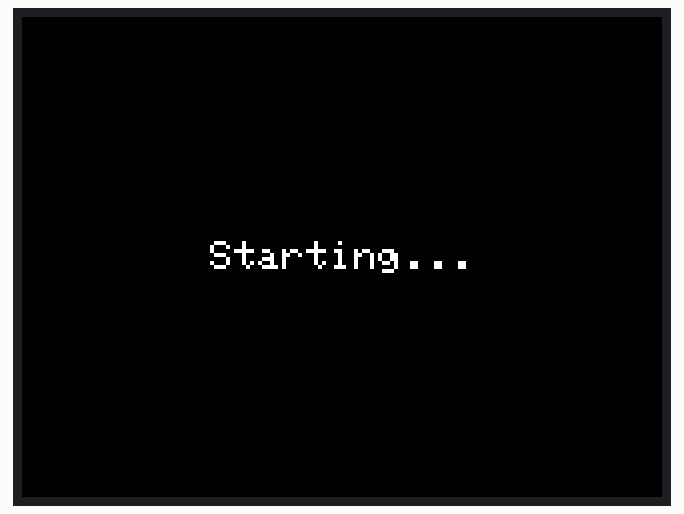
A sketch run on a simulated ESP32-C3. Parts: 320×240 colour display. WiFi joins after 1.5 s; servers stay silent unless stated; what the sketch prints to the serial monitor is not drawn.

Above: at 0.3 s.
At 2.4 s:
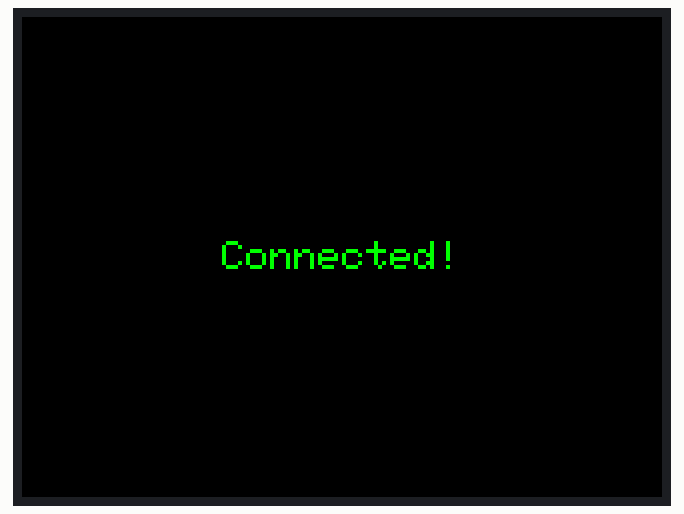
At 4.1 s:
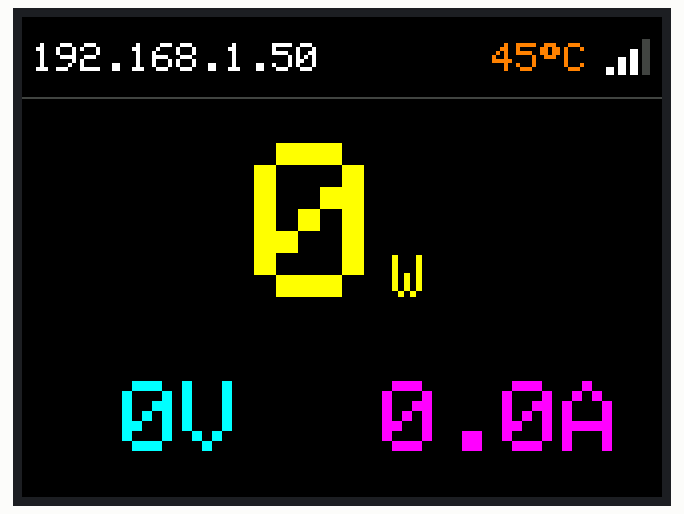

Measured:
- what the display in image 1 shows lasts 1.6 s, from 2.4 s to 4.0 s

The sketch:

fox_energy1_st7789_display_v1.ino
```cpp
// (licence header left out)
#include <WiFi.h>
#include <HTTPClient.h>
#include <ArduinoJson.h> // For parsing JSON data

#include <Adafruit_GFX.h>    // Core graphics library
#include <Adafruit_ST7789.h> // Hardware-specific library for ST7789
#include <SPI.h>
#include <math.h>         // Include for trig functions (sin, cos, radians) needed by some GFX functions

// Include for temperature sensor if necessary (usually included by default core)
// #include "driver/temp_sensor.h" // Maybe needed for older cores, but temperatureRead() is standard now

// =========================================================================
// ===                         USER CONFIGURATION                        ===
// =========================================================================

// --- WiFi Settings ---
const char* ssid     = "ssid"; // *** WIFI SSID ***
const char* password = "password"; // *** WIFI PASSWORD ***

// --- Data Source ---
const char* dataUrl  = "http://192.168.0.101/0000/get_current_parameters"; // *** FOX REST API URL ***

// --- Display Pins ---
#define TFT_CS        7  // Chip Select
#define TFT_RST       3  // Reset
#define TFT_DC        2  // Data/Command

// --- Timing ---
#define LOOP_DELAY_MS 5000 // Simple delay between fetch cycles

// --- UI Appearance (Compile-Time Constants) ---
#define STATUS_BAR_HEIGHT     40
#define STATUS_BAR_V_PADDING  10  // Extra vertical padding below status bar
#define STATUS_BAR_FONT_SIZE  2
#define POWER_VALUE_FONT_SIZE 11  // Adjust if '99999W' overflows width
#define POWER_UNIT_FONT_SIZE  3
#define VA_FONT_SIZE          5

// --- Icon Dimensions & Paddings (Compile-Time) ---
#define WIFI_ICON_WIDTH       24
#define WIFI_ICON_HEIGHT      18
#define WIFI_RIGHT_PADDING    5   // Padding from right edge to WiFi icon
#define TEMP_WIFI_GAP         8   // Gap between Temp text and WiFi icon
#define TEMP_MAX_WIDTH        45  // Max estimated width for clearing Temp text background

// --- Colors ---
#define ST77XX_DARKGREY       0x4228 // Define custom dark grey if needed
#define BG_COLOR              ST77XX_BLACK
#define STATUS_BAR_BG_COLOR   ST77XX_BLACK
#define STATUS_BAR_TEXT_COLOR ST77XX_WHITE
#define STATUS_BAR_LINE_COLOR ST77XX_DARKGREY
#define POWER_VALUE_COLOR     ST77XX_YELLOW
#define POWER_UNIT_COLOR      ST77XX_YELLOW
#define VOLTAGE_COLOR         ST77XX_CYAN
#define CURRENT_COLOR         ST77XX_MAGENTA
#define WIFI_ICON_COLOR       ST77XX_WHITE
#define TEMP_COLOR            ST77XX_ORANGE

// =========================================================================
// ===                      GLOBAL VARIABLES & OBJECTS                   ===
// =========================================================================

Adafruit_ST7789 tft = Adafruit_ST7789(TFT_CS, TFT_DC, TFT_RST);
HTTPClient http;

// --- Fetched Data Storage ---
float voltage = 0.0;
float current = 0.0;
float power_active = 0.0;
float internal_temp = 0.0;

// --- Previous State Storage (for Flicker Reduction & Change Detection) ---
float prev_voltage = -1.0;
float prev_current = -1.0;
float prev_power_active = -1.0;
float prev_internal_temp = -100.0;
int prev_rssi_level = -1;
String prev_wifi_ip_addr = "";
bool first_loop = true; // Flag for first loop execution after setup/reconnect

// --- Current State ---
String wifi_ip_addr = "---.---.---.---";
long current_rssi = -100;

// --- Runtime UI Positions (calculated in setup) ---
int screen_width = 0;
int wifi_icon_x = 0;
int wifi_icon_y = 0;
int temp_text_right_x = 0; // X coordinate for the RIGHT edge of the temperature text

// =========================================================================
// ===                        HELPER FUNCTIONS                           ===
// =========================================================================

// --- Calculate Text Bounds and Center Position ---
void getTextCenterPos(const String& text, int font_size, int area_x, int area_y, int area_w, int area_h, int16_t &cursor_x, int16_t &cursor_y) {
    int16_t x1, y1; uint16_t w, h;
    tft.setTextSize(font_size);
    tft.getTextBounds(text, 0, 0, &x1, &y1, &w, &h); // Get bounds relative to (0,0)
    cursor_x = area_x + (area_w - w) / 2;            // Center horizontally
    cursor_y = area_y + (area_h - h) / 2;            // Center vertically
}

// --- Draw WiFi Icon (Rectangle Bars Version) ---
// Uses global wifi_icon_x, wifi_icon_y
void drawWiFiIcon(int level) {
    const int bar_max_h = WIFI_ICON_HEIGHT; const int bar_w = 4; const int bar_gap = 2;
    int total_icon_w = 4 * bar_w + 3 * bar_gap;
    int start_x = wifi_icon_x + (WIFI_ICON_WIDTH - total_icon_w) / 2; // Center bars within icon area

    tft.fillRect(wifi_icon_x, wifi_icon_y, WIFI_ICON_WIDTH, WIFI_ICON_HEIGHT, STATUS_BAR_BG_COLOR); // Clear area

    int bar_h; int current_x = start_x;
    uint16_t color;

    color = (level >= 1) ? WIFI_ICON_COLOR : STATUS_BAR_LINE_COLOR; // Dim or colored based on level
    bar_h = bar_max_h / 4; tft.fillRect(current_x, wifi_icon_y + bar_max_h - bar_h, bar_w, bar_h, color); current_x += (bar_w + bar_gap);
    color = (level >= 2) ? WIFI_ICON_COLOR : STATUS_BAR_LINE_COLOR;
    bar_h = bar_max_h / 2; tft.fillRect(current_x, wifi_icon_y + bar_max_h - bar_h, bar_w, bar_h, color); current_x += (bar_w + bar_gap);
    color = (level >= 3) ? WIFI_ICON_COLOR : STATUS_BAR_LINE_COLOR;
    bar_h = bar_max_h * 3 / 4; tft.fillRect(current_x, wifi_icon_y + bar_max_h - bar_h, bar_w, bar_h, color); current_x += (bar_w + bar_gap);
    color = (level >= 4) ? WIFI_ICON_COLOR : STATUS_BAR_LINE_COLOR;
    bar_h = bar_max_h; tft.fillRect(current_x, wifi_icon_y + bar_max_h - bar_h, bar_w, bar_h, color);
}

// --- Map RSSI to Level (0-4) ---
int getRSSILevel(long rssi) {
    if (rssi >= -55) return 4; if (rssi >= -65) return 3; if (rssi >= -75) return 2;
    if (rssi >= -85) return 1; return 0;
}

// --- Update the Status Bar (Selectively - Refresh Indicator Removed) ---
// Uses global positions: temp_text_right_x, wifi_icon_x
void updateStatusBar(bool force_redraw_all) {
    int current_level = getRSSILevel(current_rssi);
    long rounded_temp = round(internal_temp);
    String temp_str = String(rounded_temp) + (char)247 + "C"; // Degree symbol + C

    bool ip_changed = (wifi_ip_addr != prev_wifi_ip_addr);
    bool rssi_level_changed = (current_level != prev_rssi_level);
    bool temp_changed = (rounded_temp != round(prev_internal_temp));

    // --- Update WiFi Icon ---
    if (rssi_level_changed || force_redraw_all) {
        drawWiFiIcon(current_level);
        prev_rssi_level = current_level;
    }

    // --- Update Temperature ---
    if (temp_changed || force_redraw_all) {
        // Clear area for temperature text (left of its right edge)
        tft.fillRect(temp_text_right_x - TEMP_MAX_WIDTH, 0, TEMP_MAX_WIDTH + 2, STATUS_BAR_HEIGHT, STATUS_BAR_BG_COLOR);

        tft.setTextSize(STATUS_BAR_FONT_SIZE);
        tft.setTextColor(TEMP_COLOR);
        int16_t x1, y1; uint16_t w, h;
        tft.getTextBounds(temp_str, 0, 0, &x1, &y1, &w, &h); // Get width
        int text_y = (STATUS_BAR_HEIGHT - h) / 2 + 1;        // Vertical center
        int text_x = temp_text_right_x - w;                  // Calculate X for right alignment
        tft.setCursor(text_x, text_y);
        tft.print(temp_str);
        prev_internal_temp = internal_temp; // Store unrounded temp
    }

    // --- Update IP Address ---
    if (ip_changed || force_redraw_all) {
         // Clear area left of temperature text
         int ip_clear_width = temp_text_right_x - TEMP_MAX_WIDTH - 5;
         if (ip_clear_width < 10) ip_clear_width = 10;
         tft.fillRect(0, 0, ip_clear_width, STATUS_BAR_HEIGHT, STATUS_BAR_BG_COLOR);

         // Draw IP Address (Left Aligned)
         tft.setTextSize(STATUS_BAR_FONT_SIZE);
         tft.setTextColor(STATUS_BAR_TEXT_COLOR);
         int16_t x1, y1; uint16_t w, h;
         tft.getTextBounds(wifi_ip_addr, 0, 0, &x1, &y1, &w, &h);
         int text_y = (STATUS_BAR_HEIGHT - h) / 2 + 1;
         tft.setCursor(5, text_y); // Left padding
         tft.print(wifi_ip_addr);
         prev_wifi_ip_addr = wifi_ip_addr;
    }
}

// --- Draw Power Value (Large Number + Smaller Unit) ---
void drawPowerValue(long value, uint16_t value_color, uint16_t unit_color,
                    int area_x, int area_y, int area_w, int area_h,
                    long prev_value, bool force_redraw) {
    if (value == prev_value && !force_redraw) { return; } // Skip if no change
    tft.fillRect(area_x, area_y, area_w, area_h, BG_COLOR); // Clear area
    String value_str = String(value); String unit_str = "W"; int unit_gap = 3;
    int16_t x1, y1; uint16_t value_w, value_h, unit_w, unit_h;
    tft.setTextSize(POWER_VALUE_FONT_SIZE); tft.getTextBounds(value_str, 0, 0, &x1, &y1, &value_w, &value_h);
    tft.setTextSize(POWER_UNIT_FONT_SIZE); tft.getTextBounds(unit_str, 0, 0, &x1, &y1, &unit_w, &unit_h);
    uint16_t total_w = value_w + unit_gap + unit_w;
    int16_t start_x = area_x + (area_w - total_w) / 2; // Center combined block
    int16_t start_y = area_y + (area_h - value_h) / 2; // Center vertically based on larger font
    // Draw value
    tft.setTextSize(POWER_VALUE_FONT_SIZE); tft.setTextColor(value_color); tft.setCursor(start_x, start_y); tft.print(value_str);
    // Draw unit, adjusting baseline
    int16_t unit_y = start_y + (value_h - unit_h) - (value_h / 10);
    tft.setTextSize(POWER_UNIT_FONT_SIZE); tft.setTextColor(unit_color); tft.setCursor(start_x + value_w + unit_gap, unit_y); tft.print(unit_str);
}

// --- Draw Voltage and Current Line (Separately Centered) ---
void drawVoltageCurrentRevised(float v, float c, int font_size, uint16_t v_color, uint16_t c_color,
                               int area_x, int area_y, int area_w, int area_h,
                               float prev_v, float prev_c, bool force_redraw)
{
    // --- Format strings (Voltage: Rounded, Current: 1 decimal, NO unit) ---
    String v_str = String(round(v), 0) + "V";
    String c_str = String(c, 1) + "A"; // Format to 1 decimal place

    // --- Check for changes ---
    bool v_changed = (round(v) != round(prev_v));
    bool c_changed = (abs(c - prev_c) > 0.05); // Compare float current with tolerance

    if (!v_changed && !c_changed && !force_redraw) { return; } // Skip if nothing changed

    // --- Define separate areas (Left for V, Right for C) ---
    int value_area_w = area_w / 2; // Split the total area width
    int v_area_x = area_x;
    int c_area_x = area_x + value_area_w;

    // --- Draw Voltage (Centered in Left Half) ---
    if (v_changed || force_redraw) {
        tft.fillRect(v_area_x, area_y, value_area_w, area_h, BG_COLOR); // Clear V area
        int16_t cursor_x, cursor_y;
        getTextCenterPos(v_str, font_size, v_area_x, area_y, value_area_w, area_h, cursor_x, cursor_y);
        tft.setTextSize(font_size); tft.setTextColor(v_color); tft.setCursor(cursor_x, cursor_y); tft.print(v_str);
    }

    // --- Draw Current (Centered in Right Half) ---
    if (c_changed || force_redraw) {
        tft.fillRect(c_area_x, area_y, value_area_w, area_h, BG_COLOR); // Clear C area
        int16_t cursor_x, cursor_y;
        getTextCenterPos(c_str, font_size, c_area_x, area_y, value_area_w, area_h, cursor_x, cursor_y);
        tft.setTextSize(font_size); tft.setTextColor(c_color); tft.setCursor(cursor_x, cursor_y); tft.print(c_str);
    }
}


// --- Update Main Display Area (Power, V/A line - Increased Padding) ---
void updateMainDisplayArea(float v, float c, float p, bool force_redraw) {
    // Use global screen_width calculated in setup
    int main_area_y = STATUS_BAR_HEIGHT + 1 + STATUS_BAR_V_PADDING; // Start below status bar + padding
    int main_area_h = tft.height() - main_area_y;

    // Adjust vertical division if needed, keeping V/A reasonable height
    int power_area_y = main_area_y;
    int power_area_h = main_area_h * 3 / 5; // ~60% for Power (adjust if needed)
    int va_area_y = power_area_y + power_area_h;
    int va_area_h = main_area_h - power_area_h; // V/A gets the rest

    // Draw Power
    drawPowerValue(round(p), POWER_VALUE_COLOR, POWER_UNIT_COLOR,
                   0, power_area_y, screen_width, power_area_h,
                   round(prev_power_active), force_redraw);

    // Draw V/A line using the revised centering function
    drawVoltageCurrentRevised(v, c, VA_FONT_SIZE, VOLTAGE_COLOR, CURRENT_COLOR,
                              0, va_area_y, screen_width, va_area_h,
                              prev_voltage, prev_current, force_redraw);
}


// --- Draw Initial UI Structure ---
void initialDrawUI() {
    tft.fillScreen(BG_COLOR);
    tft.drawFastHLine(0, STATUS_BAR_HEIGHT, screen_width, STATUS_BAR_LINE_COLOR); // Use screen_width
    bool force = true; // Force initial draw of all elements
    updateStatusBar(force);
    updateMainDisplayArea(0.0, 0.0, 0.0, force);
    // Store initial values as previous state
    prev_voltage = 0.0; prev_current = 0.0; prev_power_active = 0.0;
    prev_internal_temp = internal_temp; // Use current temp read during setup
    prev_rssi_level = getRSSILevel(current_rssi); // Use current level calculated during setup
    prev_wifi_ip_addr = wifi_ip_addr; // Store the IP drawn
}

// --- Display Fullscreen Message ---
void displayFullScreenMessage(const String& text, int textSize, uint16_t color) {
    tft.fillScreen(BG_COLOR); tft.setTextWrap(true); tft.setTextSize(textSize);
    tft.setTextColor(color); int16_t x1, y1; uint16_t w, h;
    tft.setCursor(0,0); tft.getTextBounds(text, 0, 0, &x1, &y1, &w, &h);
    int16_t x = (tft.width() - w) / 2; int16_t y = (tft.height() - h) / 2;
    tft.setCursor(x, y); tft.print(text); tft.setTextWrap(false);
}

// =========================================================================
// ===                           SETUP                                   ===
// =========================================================================
void setup() {
    Serial.begin(115200);
    Serial.println("\nESP32 Energy Monitor Display - V7 (Refactored)");
    // Ensure internal temperature sensor is enabled (usually is by default)
    #ifdef CONFIG_IDF_TARGET_ESP32 // Example conditional compilation if needed
      // temp_sensor_set_config(TSENS_CONFIG_DEFAULT());
      // temp_sensor_start();
    #endif

    tft.init(240, 320);
    tft.setRotation(3); // 320x240 AFTER rotation!
    screen_width = tft.width(); // Store width after rotation

    // --- Calculate Runtime UI Positions ---
    wifi_icon_y = (STATUS_BAR_HEIGHT - WIFI_ICON_HEIGHT) / 2;
    wifi_icon_x = screen_width - WIFI_ICON_WIDTH - WIFI_RIGHT_PADDING;
    temp_text_right_x = wifi_icon_x - TEMP_WIFI_GAP; // Position temp relative to wifi icon

    Serial.printf("Runtime Pos: Width=%d, WiFi(%d,%d), TempRgtX(%d)\n",
                  screen_width, wifi_icon_x, wifi_icon_y, temp_text_right_x);

    displayFullScreenMessage("Starting...", 2, ST77XX_WHITE); delay(500);

    // Initialize WiFi
    Serial.print("Connecting to WiFi: "); Serial.println(ssid);
    displayFullScreenMessage("Connecting WiFi...", 2, ST77XX_YELLOW);
    WiFi.begin(ssid, password); WiFi.setHostname("ESP32-EnergyMon");

    int connect_timeout = 20;
    while (WiFi.status() != WL_CONNECTED && connect_timeout > 0) { delay(500); Serial.print("."); connect_timeout--; }
    Serial.println();

    // Check Connection Result
    if (WiFi.status() == WL_CONNECTED) {
        wifi_ip_addr = WiFi.localIP().toString(); current_rssi = WiFi.RSSI();
        internal_temp = temperatureRead(); // Read temperature
        Serial.println("WiFi connected!");
        Serial.printf("  IP: %s, RSSI: %d dBm, Temp: %.1f C\n", wifi_ip_addr.c_str(), current_rssi, internal_temp);
        displayFullScreenMessage("Connected!", 2, ST77XX_GREEN); delay(1500);
        initialDrawUI(); // Draw the screen layout
    } else {
        wifi_ip_addr = "No Connection";
        Serial.println("WiFi connection Failed!");
        displayFullScreenMessage("WiFi Failed!", 3, ST77XX_RED);
        while (true) { delay(1000); } // Halt
    }
    first_loop = true; // Set flag for first loop execution
}


// =========================================================================
// ===                            MAIN LOOP                              ===
// =========================================================================
void loop() {
    bool dataFetchedSuccessfully = false;
    bool force_redraw = first_loop; // Use flag to force redraw on first pass

    if (WiFi.status() == WL_CONNECTED) {
        // --- Update Status Values ---
        current_rssi = WiFi.RSSI();
        internal_temp = temperatureRead();

        // --- Fetch Data via HTTP ---
        Serial.printf("Fetching data... (RSSI: %d dBm, Temp: %.1f C)\n", current_rssi, internal_temp);
        http.begin(dataUrl);
        int httpCode = http.GET();

        if (httpCode == HTTP_CODE_OK) {
            String payload = http.getString();
            StaticJsonDocument<512> doc;
            DeserializationError error = deserializeJson(doc, payload);
            if (!error) {
                voltage = doc["voltage"].as<float>();
                current = doc["current"].as<float>();
                power_active = doc["power_active"].as<float>();
                Serial.printf("Data Received: V=%.1f, C=%.2f, P=%.1f\n", voltage, current, power_active);
                dataFetchedSuccessfully = true;
            } else { Serial.print("JSON Parse Error: "); Serial.println(error.c_str()); }
        } else if (httpCode > 0) { Serial.printf("HTTP Error: %d\n", httpCode); }
          else { Serial.printf("HTTP Connection Failed: %s\n", http.errorToString(httpCode).c_str()); }
        http.end();

        // --- Update Display ---
        updateStatusBar(force_redraw);
        updateMainDisplayArea(voltage, current, power_active, force_redraw);

        // Update previous state AFTER drawing comparison is done
        prev_voltage = voltage;
        prev_current = current;
        prev_power_active = power_active;
        // Others updated internally if they changed

    } else {
        // --- Handle WiFi Disconnection ---
        Serial.println("WiFi Disconnected. Reconnecting...");
        wifi_ip_addr = "Reconnecting..."; current_rssi = -100; internal_temp = -99;
        prev_rssi_level = -1; prev_wifi_ip_addr = ""; prev_internal_temp = -100;
        displayFullScreenMessage("WiFi Lost!\nReconnecting...", 2, ST77XX_RED);

        WiFi.begin(ssid, password);
        int reconnect_timeout = 10;
        while (WiFi.status() != WL_CONNECTED && reconnect_timeout > 0) { delay(500); Serial.print("*"); reconnect_timeout--; }

        if (WiFi.status() != WL_CONNECTED) {
            Serial.println("Reconnect failed.");
            wifi_ip_addr = "Reconnect Failed";
            displayFullScreenMessage("Reconnect Failed", 2, ST77XX_RED); delay(4000);
            initialDrawUI();
            force_redraw = true; // Ensure next loop redraws if connection comes back
        } else {
            wifi_ip_addr = WiFi.localIP().toString(); current_rssi = WiFi.RSSI(); internal_temp = temperatureRead();
            Serial.println("WiFi Reconnected!");
            Serial.printf("  IP: %s, RSSI: %d dBm, Temp: %.1f C\n", wifi_ip_addr.c_str(), current_rssi, internal_temp);
            displayFullScreenMessage("WiFi Reconnected!", 2, ST77XX_GREEN); delay(1500);
            initialDrawUI();
            force_redraw = true; // Ensure next loop redraws
        }
    }

    first_loop = false; // First loop execution is complete

    // --- Wait before next cycle ---
    Serial.printf("Waiting %d ms...\n", LOOP_DELAY_MS);
    delay(LOOP_DELAY_MS);

} // End of loop
```
